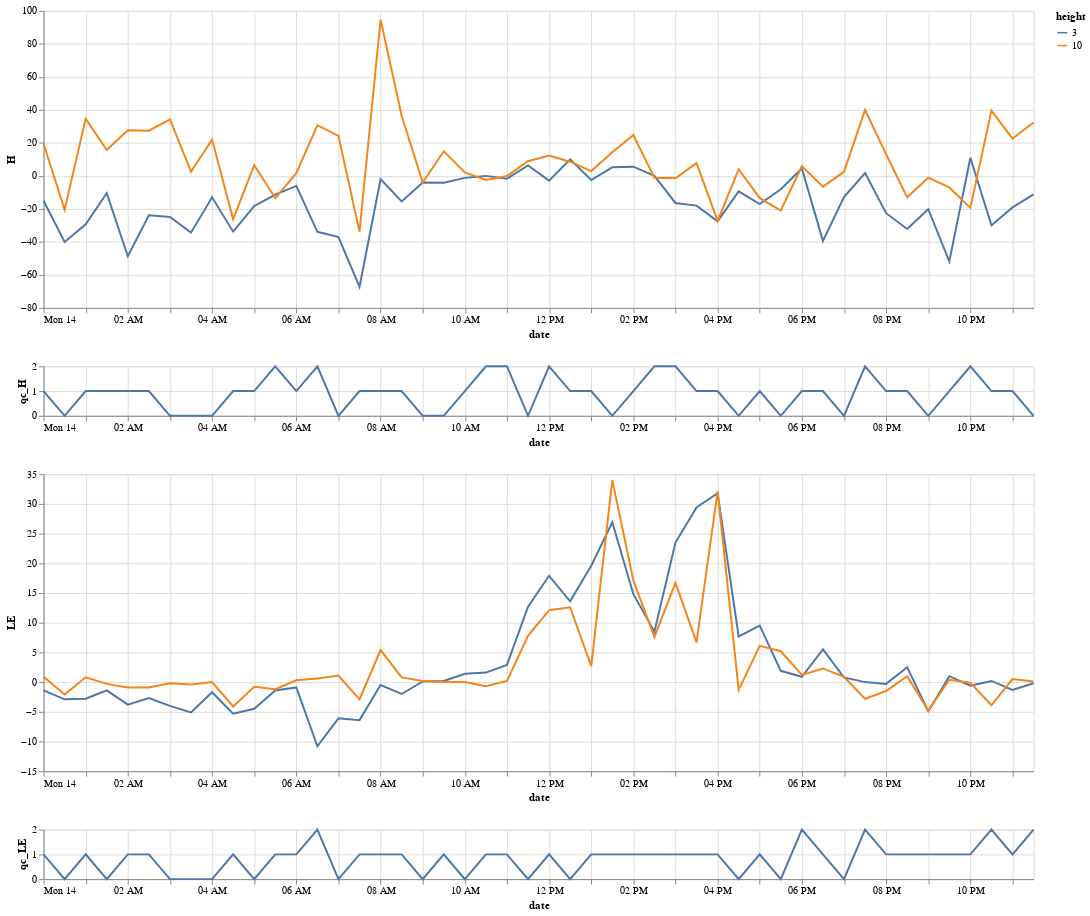

Notebook source saved alongside this figure:
### Code cell
(
    alt.Chart(flux_df).mark_line().encode(
        alt.X('date:T'),
        alt.Y('H:Q'),
        alt.Color('height:N')
    ).properties(width=1000)
    &
    alt.Chart(flux_df).mark_line().encode(
        alt.X('date:T'),
        alt.Y('qc_H:Q'),
        alt.Color('height:N')
    ).properties(width=1000, height = 50)
    &
    alt.Chart(flux_df).mark_line().encode(
        alt.X('date:T'),
        alt.Y('LE:Q'),
        alt.Color('height:N')
    ).properties(width=1000)
    & 
    alt.Chart(flux_df).mark_line().encode(
        alt.X('date:T'),
        alt.Y('qc_LE:Q'),
        alt.Color('height:N')
    ).properties(width=1000, height = 50)
)
